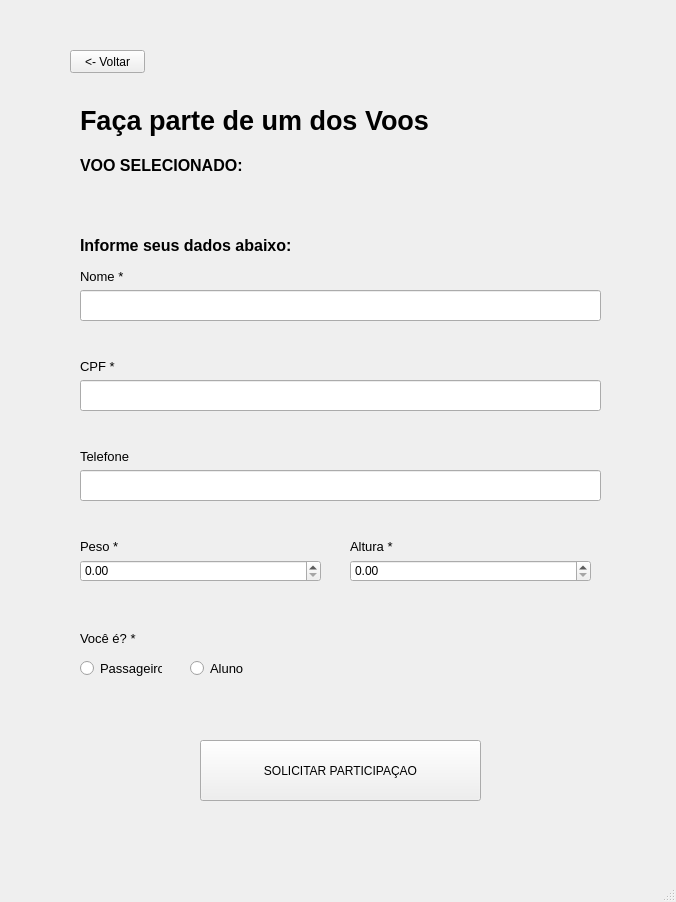
<?xml version="1.0" encoding="UTF-8"?>
<ui version="4.0">
 <class>MainWindow</class>
 <widget class="QMainWindow" name="MainWindow">
  <property name="geometry">
   <rect>
    <x>0</x>
    <y>0</y>
    <width>676</width>
    <height>902</height>
   </rect>
  </property>
  <property name="windowTitle">
   <string>MainWindow</string>
  </property>
  <widget class="QWidget" name="centralwidget">
   <widget class="QPushButton" name="backButton_2">
    <property name="geometry">
     <rect>
      <x>70</x>
      <y>50</y>
      <width>75</width>
      <height>23</height>
     </rect>
    </property>
    <property name="text">
     <string>&lt;- Voltar</string>
    </property>
   </widget>
   <widget class="QLabel" name="label_2">
    <property name="geometry">
     <rect>
      <x>80</x>
      <y>100</y>
      <width>401</width>
      <height>41</height>
     </rect>
    </property>
    <property name="font">
     <font>
      <pointsize>20</pointsize>
      <weight>75</weight>
      <bold>true</bold>
     </font>
    </property>
    <property name="text">
     <string>Faça parte de um dos Voos</string>
    </property>
   </widget>
   <widget class="QLabel" name="label">
    <property name="geometry">
     <rect>
      <x>80</x>
      <y>150</y>
      <width>211</width>
      <height>31</height>
     </rect>
    </property>
    <property name="font">
     <font>
      <pointsize>12</pointsize>
      <weight>75</weight>
      <bold>true</bold>
     </font>
    </property>
    <property name="text">
     <string>VOO SELECIONADO:</string>
    </property>
   </widget>
   <widget class="QLabel" name="flightDateTime">
    <property name="geometry">
     <rect>
      <x>80</x>
      <y>190</y>
      <width>191</width>
      <height>16</height>
     </rect>
    </property>
    <property name="text">
     <string/>
    </property>
   </widget>
   <widget class="QLabel" name="flightPlane">
    <property name="geometry">
     <rect>
      <x>330</x>
      <y>190</y>
      <width>191</width>
      <height>16</height>
     </rect>
    </property>
    <property name="text">
     <string/>
    </property>
   </widget>
   <widget class="QLabel" name="flightFreePlaces">
    <property name="geometry">
     <rect>
      <x>550</x>
      <y>190</y>
      <width>191</width>
      <height>16</height>
     </rect>
    </property>
    <property name="text">
     <string/>
    </property>
   </widget>
   <widget class="QLabel" name="label_3">
    <property name="geometry">
     <rect>
      <x>80</x>
      <y>230</y>
      <width>281</width>
      <height>31</height>
     </rect>
    </property>
    <property name="font">
     <font>
      <pointsize>12</pointsize>
      <weight>75</weight>
      <bold>true</bold>
     </font>
    </property>
    <property name="text">
     <string>Informe seus dados abaixo:</string>
    </property>
   </widget>
   <widget class="QLineEdit" name="nameInput">
    <property name="geometry">
     <rect>
      <x>80</x>
      <y>290</y>
      <width>521</width>
      <height>31</height>
     </rect>
    </property>
   </widget>
   <widget class="QLabel" name="label_4">
    <property name="geometry">
     <rect>
      <x>80</x>
      <y>270</y>
      <width>50</width>
      <height>13</height>
     </rect>
    </property>
    <property name="font">
     <font>
      <pointsize>10</pointsize>
     </font>
    </property>
    <property name="text">
     <string>Nome *</string>
    </property>
   </widget>
   <widget class="QLabel" name="nameError">
    <property name="geometry">
     <rect>
      <x>80</x>
      <y>330</y>
      <width>521</width>
      <height>16</height>
     </rect>
    </property>
    <property name="font">
     <font>
      <pointsize>10</pointsize>
     </font>
    </property>
    <property name="text">
     <string/>
    </property>
   </widget>
   <widget class="QLineEdit" name="cpfInput">
    <property name="geometry">
     <rect>
      <x>80</x>
      <y>380</y>
      <width>521</width>
      <height>31</height>
     </rect>
    </property>
   </widget>
   <widget class="QLabel" name="label_5">
    <property name="geometry">
     <rect>
      <x>80</x>
      <y>360</y>
      <width>50</width>
      <height>13</height>
     </rect>
    </property>
    <property name="font">
     <font>
      <pointsize>10</pointsize>
     </font>
    </property>
    <property name="text">
     <string>CPF *</string>
    </property>
   </widget>
   <widget class="QLabel" name="cpfError">
    <property name="geometry">
     <rect>
      <x>80</x>
      <y>420</y>
      <width>521</width>
      <height>16</height>
     </rect>
    </property>
    <property name="font">
     <font>
      <pointsize>10</pointsize>
     </font>
    </property>
    <property name="text">
     <string/>
    </property>
   </widget>
   <widget class="QLabel" name="phoneError">
    <property name="geometry">
     <rect>
      <x>80</x>
      <y>510</y>
      <width>521</width>
      <height>16</height>
     </rect>
    </property>
    <property name="font">
     <font>
      <pointsize>10</pointsize>
     </font>
    </property>
    <property name="text">
     <string/>
    </property>
   </widget>
   <widget class="QLineEdit" name="phoneInput">
    <property name="geometry">
     <rect>
      <x>80</x>
      <y>470</y>
      <width>521</width>
      <height>31</height>
     </rect>
    </property>
   </widget>
   <widget class="QLabel" name="label_6">
    <property name="geometry">
     <rect>
      <x>80</x>
      <y>450</y>
      <width>50</width>
      <height>13</height>
     </rect>
    </property>
    <property name="font">
     <font>
      <pointsize>10</pointsize>
     </font>
    </property>
    <property name="text">
     <string>Telefone *</string>
    </property>
   </widget>
   <widget class="QLabel" name="label_7">
    <property name="geometry">
     <rect>
      <x>80</x>
      <y>540</y>
      <width>50</width>
      <height>13</height>
     </rect>
    </property>
    <property name="font">
     <font>
      <pointsize>10</pointsize>
     </font>
    </property>
    <property name="text">
     <string>Peso *</string>
    </property>
   </widget>
   <widget class="QLabel" name="weightError">
    <property name="geometry">
     <rect>
      <x>80</x>
      <y>590</y>
      <width>241</width>
      <height>16</height>
     </rect>
    </property>
    <property name="font">
     <font>
      <pointsize>10</pointsize>
     </font>
    </property>
    <property name="text">
     <string/>
    </property>
   </widget>
   <widget class="QDoubleSpinBox" name="weightInput">
    <property name="geometry">
     <rect>
      <x>80</x>
      <y>560</y>
      <width>241</width>
      <height>22</height>
     </rect>
    </property>
   </widget>
   <widget class="QDoubleSpinBox" name="heightInput">
    <property name="geometry">
     <rect>
      <x>350</x>
      <y>560</y>
      <width>241</width>
      <height>22</height>
     </rect>
    </property>
   </widget>
   <widget class="QLabel" name="heightError">
    <property name="geometry">
     <rect>
      <x>350</x>
      <y>590</y>
      <width>241</width>
      <height>16</height>
     </rect>
    </property>
    <property name="font">
     <font>
      <pointsize>10</pointsize>
     </font>
    </property>
    <property name="text">
     <string/>
    </property>
   </widget>
   <widget class="QLabel" name="label_8">
    <property name="geometry">
     <rect>
      <x>350</x>
      <y>540</y>
      <width>50</width>
      <height>13</height>
     </rect>
    </property>
    <property name="font">
     <font>
      <pointsize>10</pointsize>
     </font>
    </property>
    <property name="text">
     <string>Altura *</string>
    </property>
   </widget>
   <widget class="QLabel" name="label_9">
    <property name="geometry">
     <rect>
      <x>80</x>
      <y>630</y>
      <width>91</width>
      <height>16</height>
     </rect>
    </property>
    <property name="font">
     <font>
      <pointsize>10</pointsize>
     </font>
    </property>
    <property name="text">
     <string>Você é? *</string>
    </property>
   </widget>
   <widget class="QRadioButton" name="passengerRadio">
    <property name="geometry">
     <rect>
      <x>80</x>
      <y>660</y>
      <width>82</width>
      <height>17</height>
     </rect>
    </property>
    <property name="font">
     <font>
      <pointsize>10</pointsize>
     </font>
    </property>
    <property name="text">
     <string>Passageiro</string>
    </property>
   </widget>
   <widget class="QRadioButton" name="studentRadio">
    <property name="geometry">
     <rect>
      <x>190</x>
      <y>660</y>
      <width>82</width>
      <height>17</height>
     </rect>
    </property>
    <property name="font">
     <font>
      <pointsize>10</pointsize>
     </font>
    </property>
    <property name="text">
     <string>Aluno</string>
    </property>
   </widget>
   <widget class="QLabel" name="clientTypeError">
    <property name="geometry">
     <rect>
      <x>80</x>
      <y>690</y>
      <width>241</width>
      <height>16</height>
     </rect>
    </property>
    <property name="font">
     <font>
      <pointsize>10</pointsize>
     </font>
    </property>
    <property name="text">
     <string/>
    </property>
   </widget>
   <widget class="QPushButton" name="pushButton">
    <property name="geometry">
     <rect>
      <x>200</x>
      <y>740</y>
      <width>281</width>
      <height>61</height>
     </rect>
    </property>
    <property name="text">
     <string>SOLICITAR PARTICIPAÇAO</string>
    </property>
   </widget>
  </widget>
  <widget class="QMenuBar" name="menubar">
   <property name="geometry">
    <rect>
     <x>0</x>
     <y>0</y>
     <width>676</width>
     <height>21</height>
    </rect>
   </property>
  </widget>
  <widget class="QStatusBar" name="statusbar"/>
 </widget>
 <resources/>
 <connections/>
</ui>
